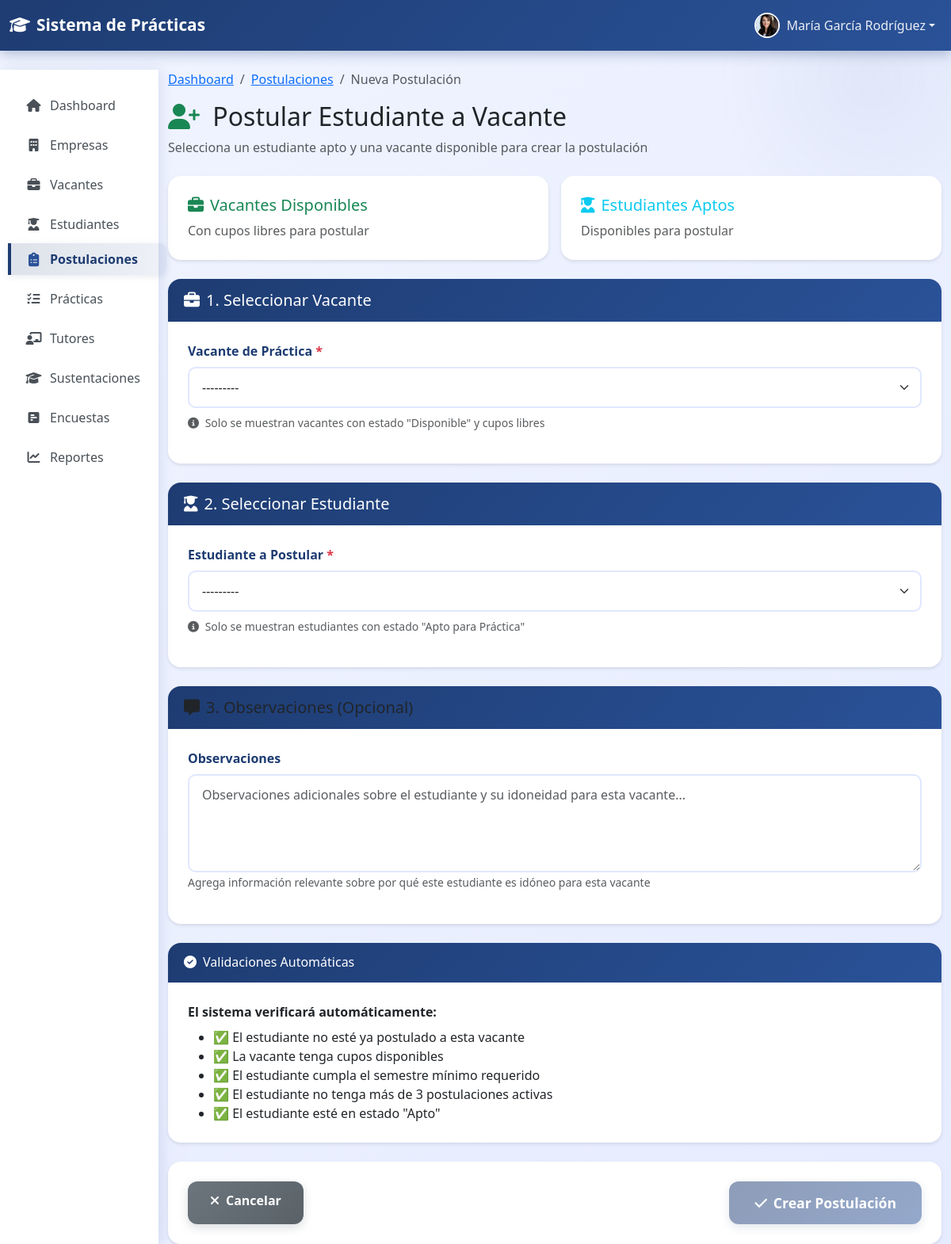
Page /coordinacion/postulaciones/crear/ (signed in) on the committed database.
### coordinacion/models.py (models this page shows, shortened)
class Coordinador(models.Model):
    user = models.OneToOneField(User, on_delete=models.CASCADE, related_name='coordinador')
    nombre_completo = models.CharField(max_length=200)
    email = models.EmailField(unique=True)
    telefono = models.CharField(max_length=20, blank=True, null=True)
    foto_perfil = models.ImageField(
        upload_to='coordinadores/fotos_perfil/',
        blank=True,
        null=True,
        help_text="Foto de perfil del coordinador"
    )
    fecha_creacion = models.DateTimeField(auto_now_add=True)
    activo = models.BooleanField(default=True)
    class Meta:
        verbose_name = 'Coordinador Empresarial'
        verbose_name_plural = 'Coordinadores Empresariales'

### coordinacion/views.py (the view)
# urls.py: path('postulaciones/crear/', views.postulacion_crear, name='postulacion_crear'),
@coordinator_required
def postulacion_crear(request):
    if request.method == 'POST':
        form = PostulacionForm(request.POST)
        if form.is_valid():
            postulacion = form.save(commit=False)
            postulacion.postulado_por = request.user.coordinador
            postulacion.estado = 'SELECCIONADO'  # ✅ CAMBIO: Directamente SELECCIONADO
            postulacion.fecha_respuesta = timezone.now()  # ✅ NUEVO: Registrar fecha
            postulacion.save()
            messages.success(
                request,
                f'✅ Postulación creada exitosamente. '
                f'{postulacion.estudiante.nombre_completo} está listo para vinculación.'
            )
            return redirect('coordinacion:postulaciones_lista')
        else:
            for field, errors in form.errors.items():
                for error in errors:
                    messages.error(request, f'❌ {error}')
    else:
        form = PostulacionForm()
    context = {
        'form': form,
    }
    return render(request, 'coordinacion/postulaciones/crear.html', context)

### coordinacion/templates/coordinacion/postulaciones/crear.html (shortened to what this page needs)
{% extends 'coordinacion/base.html' %}
{% load static %}
{% block content %}
<nav class="navbar navbar-expand-lg navbar-dark bg-primary">
    <div class="container-fluid">
        <a class="navbar-brand" href="{% url 'coordinacion:dashboard' %}">
            <i class="fas fa-graduation-cap me-2"></i>Sistema de Prácticas
        </a>
        <div class="collapse navbar-collapse">
            <ul class="navbar-nav ms-auto">
                {% include 'coordinacion/_navbar_user_dropdown.html' %}
            </ul>
        </div>
    </div>
</nav>
<div class="container-fluid mt-4">
    <div class="row">
        <div class="col-md-3 col-lg-2 sidebar">
            <div class="list-group">
                <a href="{% url 'coordinacion:dashboard' %}" class="list-group-item list-group-item-action">
                    <i class="fas fa-home me-2"></i>Dashboard
                </a>
                <a href="{% url 'coordinacion:empresas_lista' %}" class="list-group-item list-group-item-action">
                    <i class="fas fa-building me-2"></i>Empresas
                </a>
                <a href="{% url 'coordinacion:vacantes_lista' %}" class="list-group-item list-group-item-action">
                    <i class="fas fa-briefcase me-2"></i>Vacantes
                </a>
                <a href="{% url 'coordinacion:estudiantes_lista' %}" class="list-group-item list-group-item-action">
                    <i class="fas fa-user-graduate me-2"></i>Estudiantes
                </a>
                <a href="{% url 'coordinacion:postulaciones_lista' %}" class="list-group-item list-group-item-action active">
                    <i class="fas fa-clipboard-list me-2"></i>Postulaciones
                </a>
                <a href="{% url 'coordinacion:practicas_lista' %}" class="list-group-item list-group-item-action">
                    <i class="fas fa-tasks me-2"></i>Prácticas
                </a>
                <a href="{% url 'coordinacion:tutores_lista' %}" class="list-group-item list-group-item-action">
                    <i class="fas fa-chalkboard-teacher me-2"></i>Tutores
                </a>
                <a href="{% url 'coordinacion:sustentaciones_lista' %}" class="list-group-item list-group-item-action">
                    <i class="fas fa-graduation-cap me-2"></i>Sustentaciones
                <a href="{% url 'coordinacion:encuestas_lista' %}" class="list-group-item list-group-item-action">
                    <i class="fas fa-poll-h me-2"></i>Encuestas
                </a>
                <a href="{% url 'coordinacion:reportes_dashboard' %}" class="list-group-item list-group-item-action">
                    <i class="fas fa-chart-line me-2"></i>Reportes
                </a>
            </div>
        </div>
        <div class="col-md-9 col-lg-10">
            <nav aria-label="breadcrumb">
                <ol class="breadcrumb">
                    <li class="breadcrumb-item"><a href="{% url 'coordinacion:dashboard' %}">Dashboard</a></li>
                    <li class="breadcrumb-item"><a href="{% url 'coordinacion:postulaciones_lista' %}">Postulaciones</a></li>
                    <li class="breadcrumb-item active">Nueva Postulación</li>
                </ol>
            </nav>
            <div class="mb-4">
                <h2>
                    <i class="fas fa-user-plus me-2 text-success"></i>
                    Postular Estudiante a Vacante
                </h2>
                <p class="text-muted">Selecciona un estudiante apto y una vacante disponible para crear la postulación</p>
            </div>
            <div class="row g-3 mb-4">
                <div class="col-md-6">
                    <div class="card border-success">
                        <div class="card-body">
                            <h5 class="card-title text-success">
                                <i class="fas fa-briefcase me-2"></i>Vacantes Disponibles
                            </h5>
                            <p class="text-muted mb-0">Con cupos libres para postular</p>
                        </div>
                    </div>
                </div>
                <div class="col-md-6">
                    <div class="card border-info">
                        <div class="card-body">
                            <h5 class="card-title text-info">
                                <i class="fas fa-user-graduate me-2"></i>Estudiantes Aptos
                            </h5>
                            <p class="text-muted mb-0">Disponibles para postular</p>
                        </div>
                    </div>
                </div>
            </div>
            <form method="POST" id="postulacionForm">
                <div class="row g-4">
                    <div class="col-12">
                        <div class="card">
                            <div class="card-header bg-primary text-white">
                                <h5 class="mb-0">
                                    <i class="fas fa-briefcase me-2"></i>1. Seleccionar Vacante
                                </h5>
                            </div>
                            <div class="card-body">
                                <div class="mb-3">
                                    <label for="{{ form.vacante.id_for_label }}" class="form-label fw-bold">
                                        {{ form.vacante.label }} <span class="text-danger">*</span>
                                    </label>
                                    {{ form.vacante }}
                                    <small class="text-muted d-block mt-2">
                                        <i class="fas fa-info-circle me-1"></i>
                                        Solo se muestran vacantes con estado "Disponible" y cupos libres
                                    </small>
                                </div>
                            </div>
                        </div>
                    </div>
                    <div class="col-12">
                        <div class="card">
                            <div class="card-header bg-success text-white">
                                <h5 class="mb-0">
                                    <i class="fas fa-user-graduate me-2"></i>2. Seleccionar Estudiante
                                </h5>
                            </div>
                            <div class="card-body">
                                <div class="mb-3">
                                    <label for="{{ form.estudiante.id_for_label }}" class="form-label fw-bold">
                                        {{ form.estudiante.label }} <span class="text-danger">*</span>
                                    </label>
                                    {{ form.estudiante }}
                                    <small class="text-muted d-block mt-2">
                                        <i class="fas fa-info-circle me-1"></i>
                                        Solo se muestran estudiantes con estado "Apto para Práctica"
                                    </small>
                                </div>
                            </div>
                        </div>
                    </div>
                    <div class="col-12">
                        <div class="card">
                            <div class="card-header bg-warning text-dark">
                                <h5 class="mb-0">
                                    <i class="fas fa-comment-alt me-2"></i>3. Observaciones (Opcional)
                                </h5>
                            </div>
                            <div class="card-body">
                                <div class="mb-3">
                                    <label for="{{ form.observaciones.id_for_label }}" class="form-label fw-bold">
                                        {{ form.observaciones.label }}
                                    </label>
                                    {{ form.observaciones }}
                                    <small class="text-muted">
                                        Agrega información relevante sobre por qué este estudiante es idóneo para esta vacante
                                    </small>
                                </div>
                            </div>
                        </div>
                    </div>
                    <div class="col-12">
                        <div class="card border-info">
                            <div class="card-header bg-info text-white">
                                <h6 class="mb-0">
                                    <i class="fas fa-check-circle me-2"></i>Validaciones Automáticas
                                </h6>
                            </div>
                            <div class="card-body">
                                <p class="mb-2"><strong>El sistema verificará automáticamente:</strong></p>
                                <ul class="mb-0">
                                    <li>✅ El estudiante no esté ya postulado a esta vacante</li>
                                    <li>✅ La vacante tenga cupos disponibles</li>
                                    <li>✅ El estudiante cumpla el semestre mínimo requerido</li>
                                    <li>✅ El estudiante no tenga más de 3 postulaciones activas</li>
                                    <li>✅ El estudiante esté en estado "Apto"</li>
                                </ul>
                            </div>
                        </div>
                    </div>
                    <div class="col-12">
                        <div class="card">
                            <div class="card-body">
                                <div class="d-flex justify-content-between">
                                    <a href="{% url 'coordinacion:postulaciones_lista' %}" class="btn btn-secondary">
                                        <i class="fas fa-times me-2"></i>Cancelar
                                    </a>
                                    <button type="submit" class="btn btn-primary btn-lg" id="btnSubmit">
                                        <i class="fas fa-check me-2"></i>Crear Postulación
                                    </button>
                                </div>
                            </div>
                        </div>
                    </div>
                </div>
            </form>
        </div>
    </div>
</div>
{% endblock %}

### coordinacion/templates/coordinacion/_navbar_user_dropdown.html (shortened to what this page needs)
<li class="nav-item dropdown">
    <a class="nav-link dropdown-toggle d-flex align-items-center" href="#" role="button" data-bs-toggle="dropdown" aria-expanded="false">
        {% if coordinador.foto_perfil %}
            <img src="{{ coordinador.foto_perfil.url }}"
                 alt="{{ coordinador.nombre_completo }}"
                 class="rounded-circle me-2"
                 style="width: 32px; height: 32px; object-fit: cover; border: 2px solid white;">
        {% else %}
            <i class="fas fa-user-circle me-2" style="font-size: 1.5rem;"></i>
        {% endif %}
        {{ coordinador.nombre_completo|default:user.username }}
    </a>
</li>

### rows in the picture
Coordinador: foto_perfil (picture), nombre_completo "María García Rodríguez"
